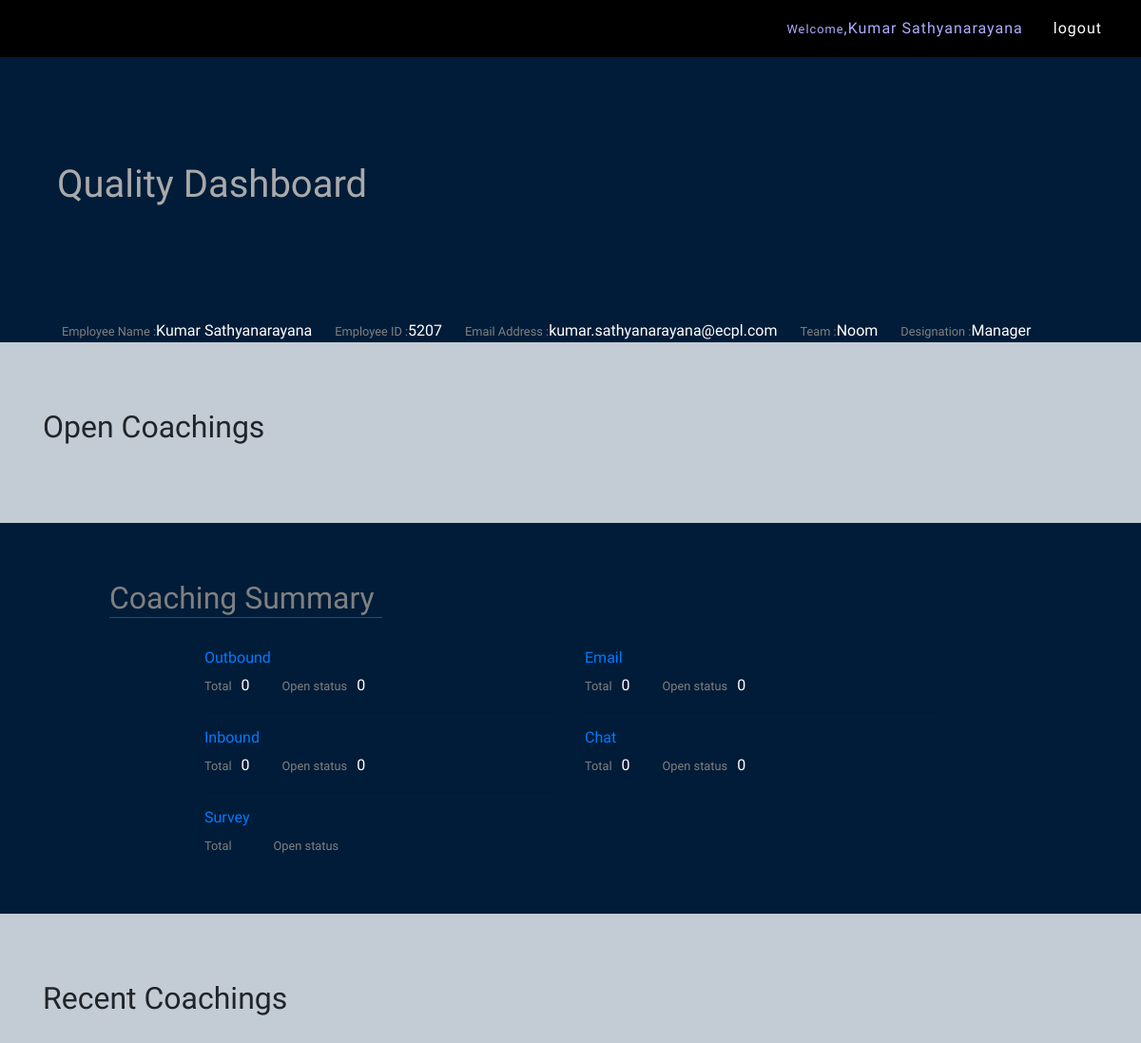
The page /employees/agenthome (signed in) on the database as committed earlier.
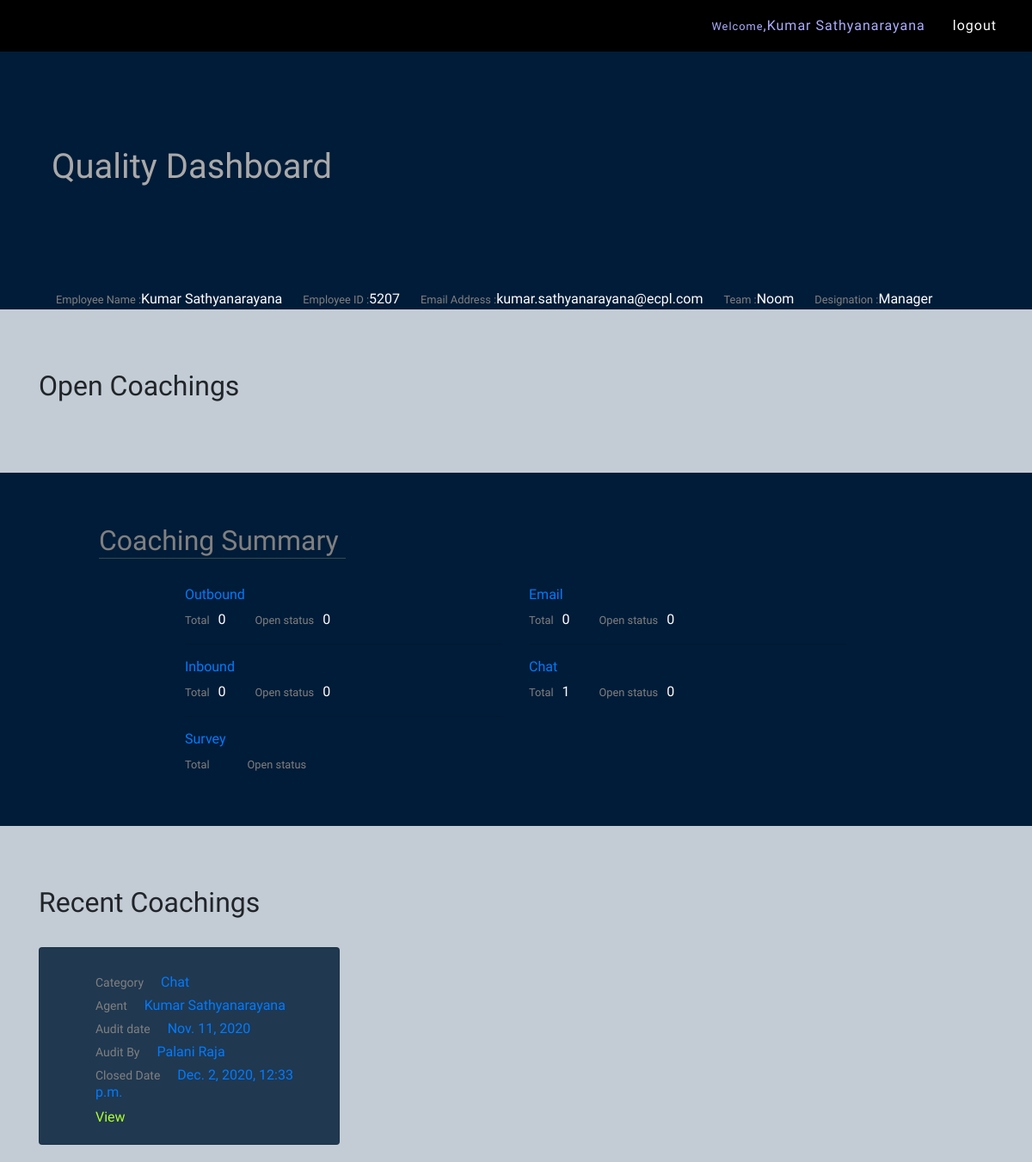
The same page on the database as committed later.
### employees/models.py (models this page shows, shortened)
class ChatMonitorinForm(models.Model):
    record_no = models.IntegerField()
    associate_name = models.CharField(max_length=50)
    emp_id = models.IntegerField()
    qa = models.CharField(max_length=50)
    team_lead = models.CharField(max_length=50)
    customer_name = models.CharField(max_length=50)
    chat_date = models.DateField()
    audit_date = models.DateField()
    ticket_no = models.IntegerField()
    campaign = models.CharField(max_length=100)
    zone = models.CharField(max_length=60)
    concept = models.CharField(max_length=60)
    ce_1 = models.CharField(max_length=10)
    ce_2 = models.CharField(max_length=10)
    ce_3 = models.CharField(max_length=10)
    ce_4 = models.CharField(max_length=10)
    ce_5 = models.CharField(max_length=10)
    ce_6 = models.CharField(max_length=10)
    business_1 = models.CharField(max_length=10)
    business_2 = models.CharField(max_length=10)
    compliance_1 = models.CharField(max_length=10)
    compliance_2 = models.CharField(max_length=10)
    compliance_3 = models.CharField(max_length=10)
    chat_summary = models.TextField()
    areas_improvement = models.TextField()
    positives = models.TextField()
    customer_feedback = models.TextField()
    added_by = models.CharField(max_length=30)
    status = models.BooleanField(default=False)
    closed_date = models.DateTimeField(null=True)
    emp_comments = models.TextField(null=True)
    ce_total = models.IntegerField(null=True)
    business_total = models.IntegerField(null=True)
    compliance_total = models.IntegerField(null=True)
    overall_score = models.IntegerField(null=True)

### employees/views.py (the view)
# urls.py: path('agenthome',agenthome),
def agenthome(request):
    user = request.user.profile.emp_name
    team_name=request.user.profile.team
    out_coachings = OutboundMonitoringForm.objects.filter(associate_name=user)
    out_counts = OutboundMonitoringForm.objects.filter(associate_name=user).count()
    open_out = OutboundMonitoringForm.objects.filter(associate_name=user,status=False)
    open_out_count = OutboundMonitoringForm.objects.filter(associate_name=user, status=False).count()
    in_coachings=InboundMonitoringForm.objects.filter(associate_name=user)
    in_counts=InboundMonitoringForm.objects.filter(associate_name=user).count()
    open_in=InboundMonitoringForm.objects.filter(associate_name=user,status=False)
    open_in_count = InboundMonitoringForm.objects.filter(associate_name=user, status=False).count()
    email_coachings=EmailMonitoringForm.objects.filter(associate_name=user)
    email_counts=EmailMonitoringForm.objects.filter(associate_name=user).count()
    open_email=EmailMonitoringForm.objects.filter(associate_name=user,status=False)
    open_email_count = EmailMonitoringForm.objects.filter(associate_name=user, status=False).count()
    chat_coachings = ChatMonitorinForm.objects.filter(associate_name=user)
    chat_counts = ChatMonitorinForm.objects.filter(associate_name=user).count()
    open_chat = ChatMonitorinForm.objects.filter(associate_name=user, status=False)
    open_chat_count = ChatMonitorinForm.objects.filter(associate_name=user, status=False).count()
    team=Team.objects.get(name=team_name)
    data={'out_coachings':out_coachings,'in_coachings':in_coachings,'email_coachings':email_coachings,'chat_coachings':chat_coachings,
          'out_counts':out_counts,'in_counts':in_counts,'email_counts':email_counts,'chat_counts':chat_counts,
          'open_out':open_out,'open_in':open_in,'open_email':open_email,'open_chat':open_chat,'team':team,
          'open_out_count':open_out_count,'open_in_count':open_in_count,'open_chat_count':open_chat_count,
          'open_email_count':open_email_count
          }
    return render(request, 'agent-home.html',data)

### templates/agent-home.html (shortened to what the changed rows need)
{% extends 'base.html' %}
{% block main %}
{% load static %}
<section id="profile">
    <div class="container-lg">
        <div class="row">
                            <div class="col-md-8" style="padding: 110px 30px">
                              <h1 style="color:darkgray">Quality Dashboard</h1>
                            </div>
        </div>
    </div>
</section>
<section style="padding-top:70px" id="empopencoachins">
    <div class="container-lg">
        <h2>Open Coachings </h2><br>
    </div>
</section>
<section id="coachingsummary" style="background: #011c38;padding: 60px 100px;margin-top: 50px">
    <div class="container-lg">
         <h2 style="color:grey;border-bottom: 1px solid darkslategrey;width: 287px">Coaching Summary</h2>
                                        <br>
                                <div class="row" style="padding:0px 100px;">
                                    <div class="col-md-6">
                                        <h4>Email</h4>
                                        <small style="color:grey">Total</small><span style="color:White;margin-left:10px">{{email_counts}}</span>
                                        <small style="color:grey;margin-left:30px;">Open status</small><span style="color:White;margin-left:10px">{{open_email_count}}</span>
                                        <hr>
                                        <h4>Chat</h4>
                                        <small style="color:grey">Total</small><span style="color:White;margin-left:10px">{{chat_counts}}</span>
                                        <small style="color:grey;margin-left:30px;">Open status</small><span style="color:White;margin-left:10px">{{open_chat_count}}</span>
                                    </div>
                                </div>
    </div>
</section>
<section style="padding-top:70px" id="empopencoachins">
    <div class="container-lg">
        <h2>Recent Coachings </h2><br>
        <div class="row">
                {% for coaching in chat_coachings %}
                <div class="col-md-4">
                    <div class="card" style="background:#203850; margin-bottom:20px;height:230px">
                      <div class="card-body" style="margin-left: 25px;padding: 30px 40px;">
                          <h4><small>Category</small>Chat</h4>
                          <h4><small>Agent</small>{{coaching.associate_name}}</h4>
                          <h4><small>Audit date</small>{{coaching.audit_date}}</h4>
                          <h4><small>Audit By</small>{{coaching.qa}}</h4>
                          <h4><small>Closed Date</small>{{coaching.closed_date}}</h4>
                          <p><a href="coaching-view-chat-qa/{{coaching.id}}" style="color:greenyellow">View</a></p>
                      </div>
                    </div>
                </div>
                {% endfor %}
        </div>
    </div>
</section>
{% endblock %}

Rows that differ between the two databases and show on the page:
added ChatMonitorinForm: associate_name "Kumar Sathyanarayana", audit_date "Nov. 11, 2020", qa "Palani Raja", closed_date "Dec. 2, 2020, 12:33 p.m."
Other text that changed with them:
{{ chat_counts }}: "0" → "1"
